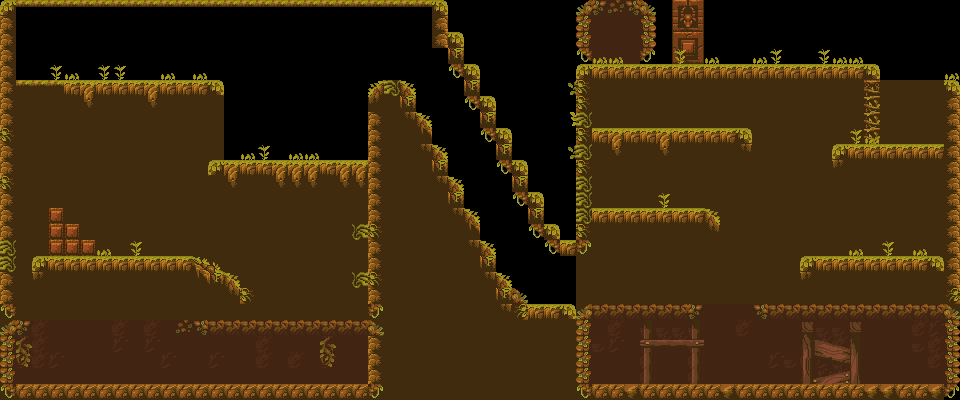

The image is a tile-based game level rendered from a .tmx file. Its description and source (layers, tilesets, objects; grid data summarised) follow:
An orthogonal 60x25 tile map with 16x16 px tiles, 4 tile layers (background, collisions, destructibles, decoration) and 31 objects (2x spring, 2x ability, key, ending, player).

<map version="1.0" tiledversion="1.0.3" orientation="orthogonal" renderorder="right-down" width="60" height="25" tilewidth="16" tileheight="16" nextobjectid="13">
 <tileset firstgid="1" name="tileset" tilewidth="16" tileheight="16" tilecount="240" columns="20">
  <image source="tileset.png" width="320" height="192" />
  <tile id="3">
   <objectgroup draworder="index">
    <properties>
     <property name="collides" type="bool" value="true" />
     <property name="fire" type="bool" value="true" />
    </properties>
   </objectgroup>
  </tile>
  <tile id="4">
   <objectgroup draworder="index">
    <properties>
     <property name="collides" type="bool" value="true" />
     <property name="fire" type="bool" value="true" />
    </properties>
    <object id="1" x="0" y="0">
     <polygon points="0,0 0,8 16,8 16,0" />
    </object>
   </objectgroup>
  </tile>
  <tile id="5">
   <objectgroup draworder="index">
    <properties>
     <property name="collides" type="bool" value="true" />
     <property name="fire" type="bool" value="true" />
    </properties>
    <object id="1" x="0" y="0">
     <polygon points="0,0 0,4 0,8 16,8 16,0" />
    </object>
   </objectgroup>
  </tile>
  <tile id="6">
   <objectgroup draworder="index">
    <properties>
     <property name="collides" type="bool" value="true" />
     <property name="fire" type="bool" value="true" />
    </properties>
    <object id="1" x="0" y="0">
     <polygon points="0,0 0,8 16,8 16,0" />
    </object>
   </objectgroup>
  </tile>
  <tile id="8">
   <objectgroup draworder="index">
    <object id="3" x="0" y="0">
     <polygon points="0,0 0,16 16,4 16,0" />
    </object>
   </objectgroup>
  </tile>
  <tile id="10">
   <objectgroup draworder="index">
    <object id="1" x="0" y="0">
     <polygon points="0,0 0,8 16,8 16,0" />
    </object>
   </objectgroup>
  </tile>
  <tile id="12">
   <objectgroup draworder="index">
    <object id="2" x="0" y="0">
     <polygon points="0,0 0,4 16,16 16,0" />
    </object>
   </objectgroup>
  </tile>
  <tile id="23">
   <objectgroup draworder="index">
    <properties>
     <property name="collides" type="bool" value="true" />
     <property name="fire" type="bool" value="true" />
    </properties>
   </objectgroup>
  </tile>
  <tile id="61">
   <properties>
    <property name="collides" value="true" />
   </properties>
   <objectgroup draworder="index">
    <object id="2" x="0" y="16">
     <polygon points="0,0 16,-16 16,0" />
    </object>
   </objectgroup>
  </tile>
  <tile id="63">
   <properties>
    <property name="collides" value="true" />
   </properties>
   <objectgroup draworder="index">
    <object id="1" x="0" y="0">
     <polygon points="0,0 0,16 16,16" />
    </object>
   </objectgroup>
  </tile>
  <tile id="67">
   <properties>
    <property name="collides" value="true" />
   </properties>
   <objectgroup draworder="index">
    <object id="1" x="0" y="16">
     <polygon points="0,0 16,0 16,-16 4,-16 0,-12" />
    </object>
   </objectgroup>
  </tile>
  <tile id="68">
   <properties>
    <property name="collides" value="true" />
   </properties>
  </tile>
  <tile id="69">
   <properties>
    <property name="collides" value="true" />
   </properties>
  </tile>
  <tile id="70">
   <properties>
    <property name="collides" value="true" />
   </properties>
   <objectgroup draworder="index">
    <object id="1" x="0" y="0">
     <polygon points="0,0 12,0 16,4 16,16 0,16" />
    </object>
   </objectgroup>
  </tile>
  <tile id="81">
   <properties>
    <property name="collides" value="true" />
   </properties>
   <objectgroup draworder="index">
    <object id="2" x="0" y="0">
     <polygon points="0,0 0,8 16,0" />
    </object>
   </objectgroup>
  </tile>
  <tile id="83">
   <properties>
    <property name="collides" value="true" />
   </properties>
   <objectgroup draworder="index">
    <object id="1" x="0" y="0">
     <polygon points="0,0 16,8 16,0" />
    </object>
   </objectgroup>
  </tile>
  <tile id="87">
   <properties>
    <property name="collides" value="true" />
   </properties>
  </tile>
  <tile id="88">
   <properties>
    <property name="collides" value="true" />
   </properties>
  </tile>
  <tile id="89">
   <properties>
    <property name="collides" value="true" />
   </properties>
  </tile>
  <tile id="90">
   <properties>
    <property name="collides" value="true" />
   </properties>
  </tile>
  <tile id="107">
   <properties>
    <property name="collides" value="true" />
   </properties>
  </tile>
  <tile id="108">
   <properties>
    <property name="collides" value="true" />
   </properties>
  </tile>
  <tile id="109">
   <properties>
    <property name="collides" value="true" />
   </properties>
  </tile>
  <tile id="110">
   <properties>
    <property name="collides" value="true" />
   </properties>
  </tile>
  <tile id="120">
   <properties>
    <property name="collides" value="true" />
   </properties>
   <objectgroup draworder="index">
    <object id="1" x="0" y="16">
     <polygon points="0,0 16,0 16,-8" />
    </object>
   </objectgroup>
  </tile>
  <tile id="121">
   <properties>
    <property name="collides" value="true" />
   </properties>
   <objectgroup draworder="index">
    <object id="1" x="0" y="8">
     <polygon points="0,0 16,-8 16,8 0,8" />
    </object>
   </objectgroup>
  </tile>
  <tile id="123">
   <properties>
    <property name="collides" value="true" />
   </properties>
   <objectgroup draworder="index">
    <object id="1" x="0" y="0">
     <polygon points="0,0 0,16 16,16 16,8" />
    </object>
   </objectgroup>
  </tile>
  <tile id="124">
   <properties>
    <property name="collides" value="true" />
   </properties>
   <objectgroup draworder="index">
    <object id="1" x="16" y="16">
     <polygon points="0,0 -16,-8 -16,0" />
    </object>
   </objectgroup>
  </tile>
  <tile id="127">
   <properties>
    <property name="collides" value="true" />
   </properties>
  </tile>
  <tile id="128">
   <properties>
    <property name="collides" value="true" />
   </properties>
  </tile>
  <tile id="129">
   <properties>
    <property name="collides" value="true" />
   </properties>
  </tile>
  <tile id="130">
   <properties>
    <property name="collides" value="true" />
   </properties>
  </tile>
  <tile id="140">
   <properties>
    <property name="collides" value="true" />
   </properties>
   <objectgroup draworder="index">
    <object id="1" x="0" y="0">
     <polygon points="0,0 0,12 16,12 16,4 16,0" />
    </object>
   </objectgroup>
  </tile>
  <tile id="141">
   <properties>
    <property name="collides" value="true" />
   </properties>
   <objectgroup draworder="index">
    <object id="2" x="0" y="0">
     <polygon points="0,0 0,12 12,0" />
    </object>
   </objectgroup>
  </tile>
  <tile id="143">
   <properties>
    <property name="collides" value="true" />
   </properties>
   <objectgroup draworder="index">
    <object id="2" x="4" y="0">
     <polygon points="0,0 12,12 12,0" />
    </object>
   </objectgroup>
  </tile>
  <tile id="144">
   <properties>
    <property name="collides" value="true" />
   </properties>
   <objectgroup draworder="index">
    <object id="1" x="0" y="0">
     <polygon points="0,0 0,12 16,12 16,0" />
    </object>
   </objectgroup>
  </tile>
  <tile id="147">
   <properties>
    <property name="collides" value="true" />
   </properties>
  </tile>
  <tile id="148">
   <properties>
    <property name="collides" value="true" />
   </properties>
   <objectgroup draworder="index">
    <properties>
     <property name="basic" type="bool" value="true" />
     <property name="collides" type="bool" value="true" />
    </properties>
   </objectgroup>
  </tile>
  <tile id="149">
   <properties>
    <property name="collides" value="true" />
   </properties>
  </tile>
  <tile id="150">
   <properties>
    <property name="collides" value="true" />
   </properties>
  </tile>
  <tile id="187">
   <properties>
    <property name="collides" value="true" />
   </properties>
   <objectgroup draworder="index">
    <object id="1" x="0" y="16">
     <polygon points="0,0 0,-4 12,-16 16,-16 16,0" />
    </object>
   </objectgroup>
  </tile>
  <tile id="188">
   <properties>
    <property name="collides" value="true" />
   </properties>
  </tile>
  <tile id="189">
   <properties>
    <property name="collides" value="true" />
   </properties>
  </tile>
  <tile id="190">
   <properties>
    <property name="collides" value="true" />
   </properties>
   <objectgroup draworder="index">
    <object id="1" x="0" y="0">
     <polygon points="0,0 4,0 16,12 16,16 0,16" />
    </object>
   </objectgroup>
  </tile>
  <tile id="200">
   <objectgroup draworder="index">
    <properties>
     <property name="collides" type="bool" value="true" />
     <property name="key" type="bool" value="true" />
    </properties>
   </objectgroup>
  </tile>
  <tile id="201">
   <objectgroup draworder="index">
    <properties>
     <property name="collides" type="bool" value="true" />
     <property name="key" type="bool" value="true" />
    </properties>
   </objectgroup>
  </tile>
  <tile id="203">
   <objectgroup draworder="index">
    <properties>
     <property name="collides" type="bool" value="true" />
     <property name="key" type="bool" value="true" />
    </properties>
   </objectgroup>
  </tile>
  <tile id="204">
   <objectgroup draworder="index">
    <properties>
     <property name="collides" type="bool" value="true" />
     <property name="key" type="bool" value="true" />
    </properties>
   </objectgroup>
  </tile>
  <tile id="207">
   <properties>
    <property name="collides" value="true" />
   </properties>
  </tile>
  <tile id="208">
   <properties>
    <property name="collides" value="true" />
   </properties>
  </tile>
  <tile id="209">
   <properties>
    <property name="collides" value="true" />
   </properties>
  </tile>
  <tile id="210">
   <properties>
    <property name="collides" value="true" />
   </properties>
  </tile>
  <tile id="220">
   <objectgroup draworder="index">
    <properties>
     <property name="collides" type="bool" value="true" />
     <property name="key" type="bool" value="true" />
    </properties>
   </objectgroup>
  </tile>
  <tile id="221">
   <objectgroup draworder="index">
    <properties>
     <property name="collides" type="bool" value="true" />
     <property name="key" type="bool" value="true" />
    </properties>
   </objectgroup>
  </tile>
  <tile id="223">
   <objectgroup draworder="index">
    <properties>
     <property name="collides" type="bool" value="true" />
     <property name="key" type="bool" value="true" />
    </properties>
   </objectgroup>
  </tile>
  <tile id="224">
   <objectgroup draworder="index">
    <properties>
     <property name="collides" type="bool" value="true" />
     <property name="key" type="bool" value="true" />
    </properties>
   </objectgroup>
  </tile>
  <tile id="227">
   <properties>
    <property name="collides" value="true" />
   </properties>
   <objectgroup draworder="index">
    <object id="1" x="4" y="0">
     <polygon points="0,0 12,12 12,0" />
    </object>
   </objectgroup>
  </tile>
  <tile id="228">
   <properties>
    <property name="collides" value="true" />
   </properties>
  </tile>
  <tile id="229">
   <properties>
    <property name="collides" value="true" />
   </properties>
  </tile>
  <tile id="230">
   <properties>
    <property name="collides" value="true" />
   </properties>
   <objectgroup draworder="index">
    <object id="1" x="0" y="0">
     <polygon points="0,0 0,12 12,0" />
    </object>
   </objectgroup>
  </tile>
 </tileset>
 <layer name="background" width="60" height="25">
  <data>[1500 cells, 1017 non-empty, 50 distinct tile ids]</data>
 </layer>
 <layer name="collisions" width="60" height="25">
  <data>[1500 cells, 331 non-empty, 30 distinct tile ids]</data>
 </layer>
 <layer name="destructibles" width="60" height="25">
  <data>[1500 cells, 18 non-empty, 11 distinct tile ids]</data>
 </layer>
 <layer name="decoration" width="60" height="25">
  <data>[1500 cells, 31 non-empty, 4 distinct tile ids]</data>
 </layer>
 <objectgroup name="items">
  <object id="1" name="spring1" type="spring" gid="2" x="336" y="160" width="16" height="16" />
  <object id="6" name="key1" type="key" gid="2" x="608" y="192" width="16" height="16" />
  <object id="7" name="fire" type="ability" gid="2" x="912" y="368" width="16" height="16" />
  <object id="8" name="water" type="ability" gid="2" x="608" y="368" width="16" height="16" />
  <object id="9" name="spring2" type="spring" gid="2" x="912" y="144" width="16" height="16" />
  <object id="10" name="ending" type="ending" gid="2" x="608" y="48" width="16" height="16" />
 </objectgroup>
 <objectgroup name="player">
  <object id="12" name="playerSpawn" type="player" x="80" y="328" />
 </objectgroup>
</map>
